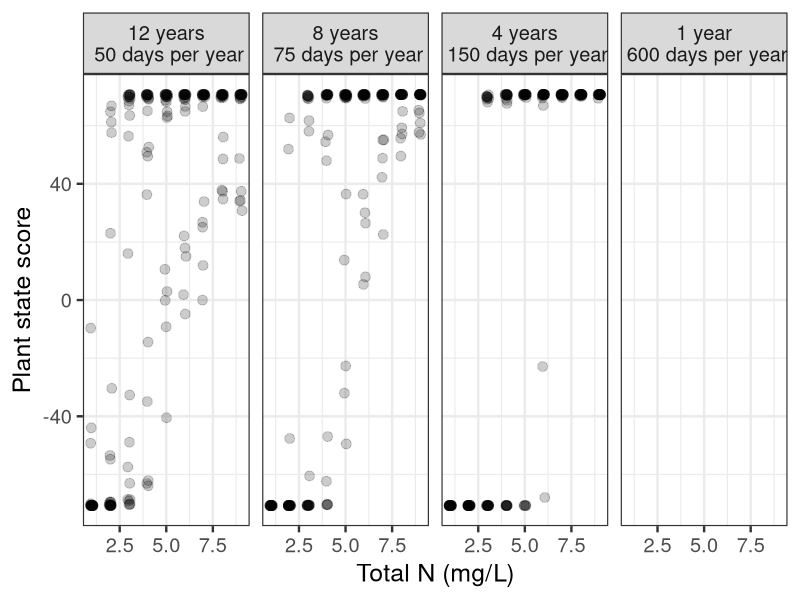
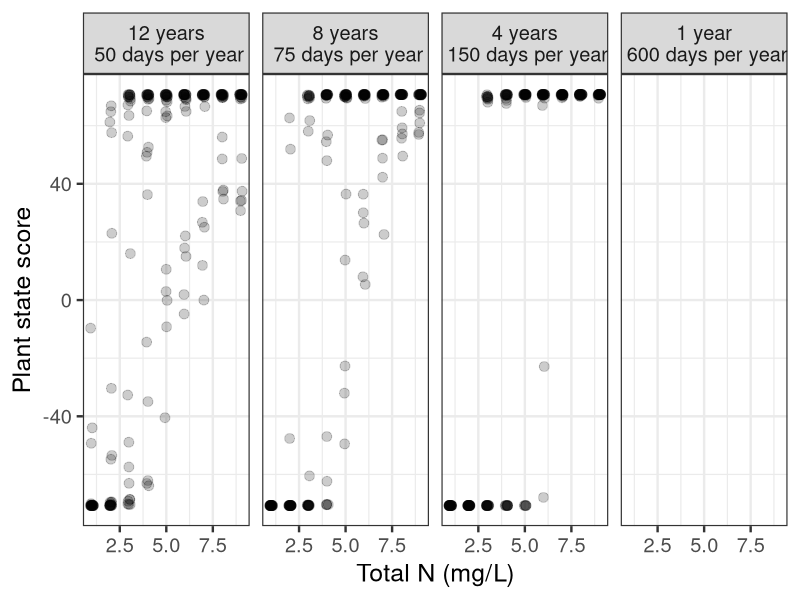

Reproduce these figures in R, in order.
library(ggplot2)
library(gridExtra)

###############
# Import data #
###############
data <- read.csv("output_growing_season.csv")

head(data)
nrow(data)


# Set ap altern. measures of FP&SAV for 600 day growing season  
# data$FP_final[data$years==1] <- data$FP_end_yr01[data$years==1]
# data$FP_final[data$years!=1] <- data$FP_end_yr04[data$years!=1]

# data$SAV_final[data$years==1] <- data$SAV_end_yr01[data$years==1]
# data$SAV_final[data$years!=1] <- data$SAV_end_yr04[data$years!=1]


###############################################
# Calculate "state_score" for each simulation #
# Range (-70.7, 70.7)                         #
# (-) score: more SAV                         #
# (+) score: more FP                          #
###############################################
# I could also use this (avg cover in the final year)
data$state_score <- (data$FP_end_yr04 - data$SAV_end_yr04) / sqrt(2)

# change "data$days" to a factor with different levels 
data$days_factor <- as.factor(data$days)
levels(data$days_factor) <- c("12 years\n 50 days per year","8 years\n 75 days per year",
                              "4 years\n 150 days per year","1 year\n 600 days per year")

# Plot 
SAV_FP_plot <- ggplot(data, aes(x=TOTALN,y=state_score))
SAV_FP_plot <- SAV_FP_plot + scale_colour_grey()
SAV_FP_plot <- SAV_FP_plot + geom_point(alpha=0.2,size=3, position=position_jitter(w=0.075))                                 
SAV_FP_plot <- SAV_FP_plot + facet_grid(. ~ days_factor)
SAV_FP_plot <- SAV_FP_plot + xlab("Total N (mg/L)")
SAV_FP_plot <- SAV_FP_plot + ylab(expression(paste("Plant state score")))
SAV_FP_plot <- SAV_FP_plot + theme_bw(base_size=18)
#SAV_FP_plot <- SAV_FP_plot + ggtitle("1 ha, rectangle")
SAV_FP_plot

ggsave(file="output_growing_season_state_score.jpg",SAV_FP_plot, height=4,width=12)
